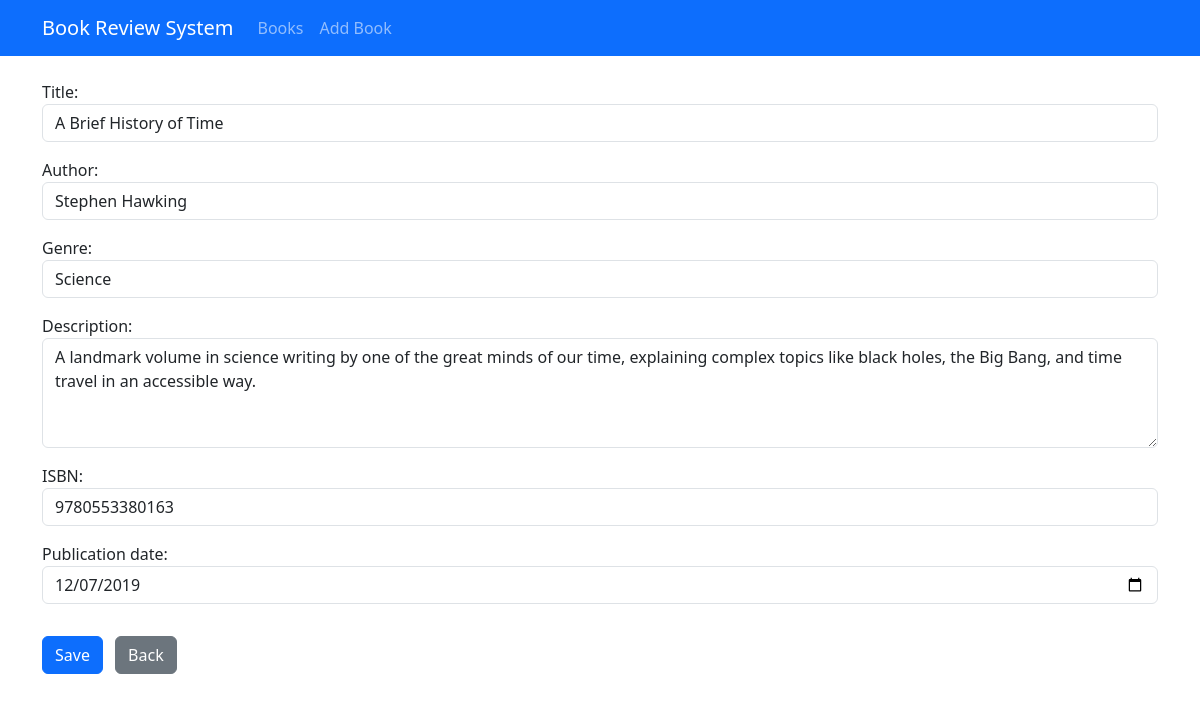
The app's page /book/6/edit/ with its own data.
### book/models.py (models this page shows, shortened)
class Book(models.Model):
    title = models.CharField(max_length=100)
    author = models.CharField(max_length=100)
    description = models.TextField()
    isbn = models.CharField('ISBN', max_length=13, unique=True)
    genre = models.CharField(max_length=20, choices=GENRE_CHOICES)
    publication_date = models.DateField()
    average_rating = models.DecimalField(
        max_digits=3,
        decimal_places=2,
        validators=[MinValueValidator(0), MaxValueValidator(5)],
        default=0
    )
    created_at = models.DateTimeField(auto_now_add=True)
    updated_at = models.DateTimeField(auto_now=True)

### book/views.py (the view)
# urls.py: path('book/<int:pk>/edit/', views.book_update, name='book-update'),
def book_update(request, pk):
    book = Book.objects.get(pk=pk)
    if request.method == "POST":
        form = BookForm(request.POST, instance=book)   # gets the id of the book
        if form.is_valid():
            form.save()
            messages.success(request, 'Book updated successfully!!')
            return redirect('book-update', pk=book.pk)
    else:
        form = BookForm(instance=book)
    context = {
        'form':form,
        'back_url': reverse('book-detail', kwargs={'pk':book.pk}),
        'is_editing':True    # <- flag to indicate we're editing
        }
    return render(request, 'book/book_form.html', context)

### book/forms.py
class BookForm(forms.ModelForm):
    class Meta:
        model = Book
        fields = ['title', 'author', 'description', 'isbn', 'genre', 'publication_date']
        widgets = {
            'title': forms.TextInput(attrs={
                'class':'form-control',
                'placeholder':'Enter book title'
            }),
            'author': forms.TextInput(attrs={
                'class':'form-control',
                'placeholder':'Enter author name'
            }),
            'description': forms.Textarea(attrs={
                'class':'form-control',
                'rows':4,
                'placeholder':'Enter book description'
            }),
            'isbn': forms.TextInput(attrs={
                'class':'form-control',
                'placeholder':'Enter ISBN'
            }),
            'genre': forms.Select(attrs={
                'class':'form-control',
            }),
            'publication_date': forms.DateInput(attrs={
                'class':'form-control',
                'type': 'date'
            })
        }

### book/templates/book/book_form.html (shortened to what this page needs)
{% extends 'book/base.html' %}
{% block content %}
<form method="post" novalidate>
    <div class="mb-3">
        {{ form.title.label_tag }}
        {{ form.title }}
    </div>
    <div class="mb-3">
        {{ form.author.label_tag }}
        {{ form.author }}
    </div>
    <div class="mb-3">
        {{ form.genre.label_tag }}
        {{ form.genre }}
    </div>
    <div class="mb-3">
        {{ form.description.label_tag }}
        {{ form.description }}
    </div>
    <div class="mb-3">
        {{ form.isbn.label_tag }}
        {{ form.isbn }}
    </div>
    <div class="mb-3">
        {{ form.publication_date.label_tag }}
        {{ form.publication_date }}
    </div>
    <div class="mt-4">
        <button type='submit' class="btn btn-primary">Save</button>
        {% if is_editing %}
        <a href="{{ back_url }}" class="m-2 btn btn-secondary">Back</a>
        {% endif %}
    </div>
</form>
{% endblock content %}

### records on screen
Book: title "A Brief History of Time", author "Stephen Hawking", genre "Science", description "A landmark volume in science writing by one of the great minds of our time, explaining complex topics like black holes, the Big Bang, and time travel in an accessible way.", isbn "9780553380163", publication_date "12/07/2019"
